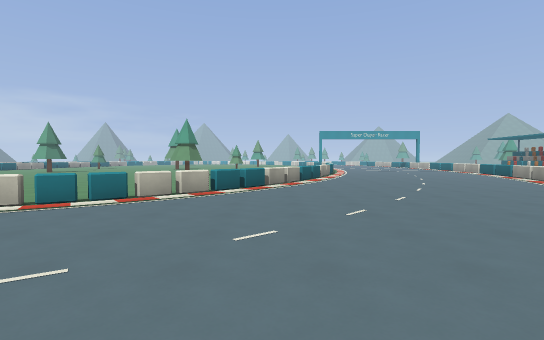
View 1 (above)

24 first-person views from a walk through a 3-D level made in the Godot game engine. The camera is 1.5 m above the floor, tilts 2° down and sees 85° across. The floor is counted in squares, 2 m on a side. Each view is taken from the middle of a square. On the plan, view 1 faces up. The plan holds only what a view shows up to about 10 squares ahead; the rest is blank. The place goes on beyond the plan.

View 2
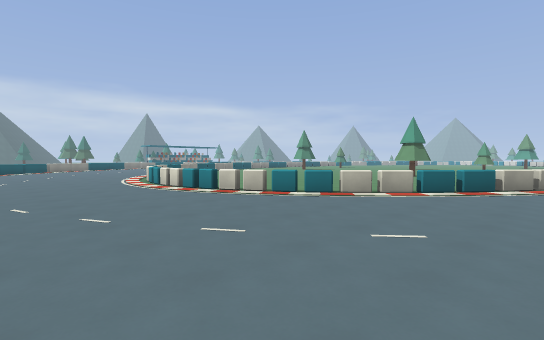

View 3
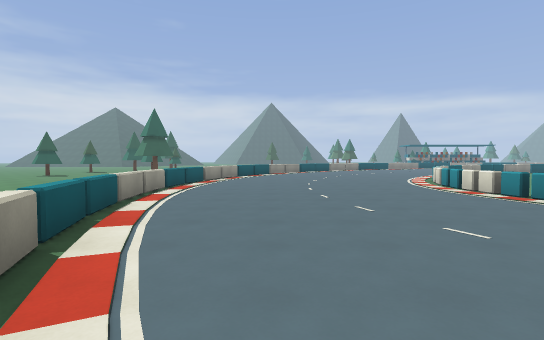

View 4
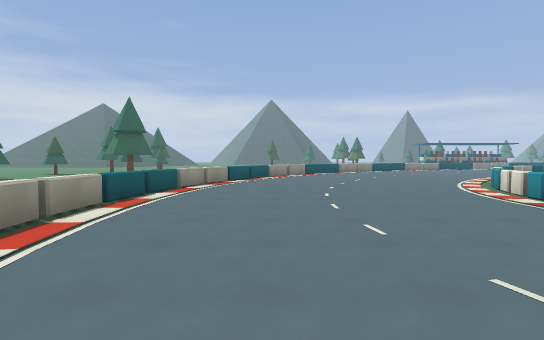

View 5
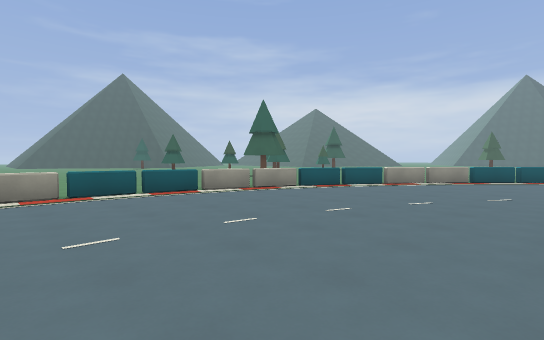

View 6
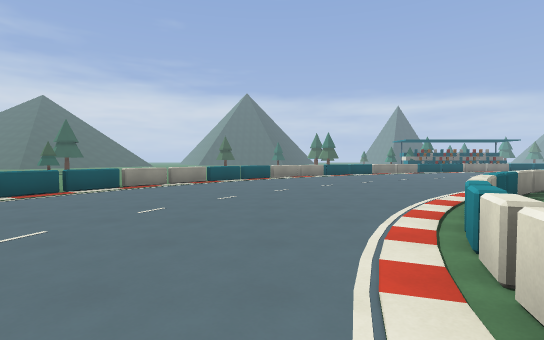

View 7
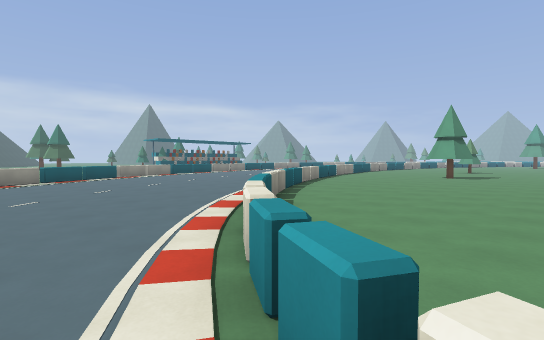

View 8
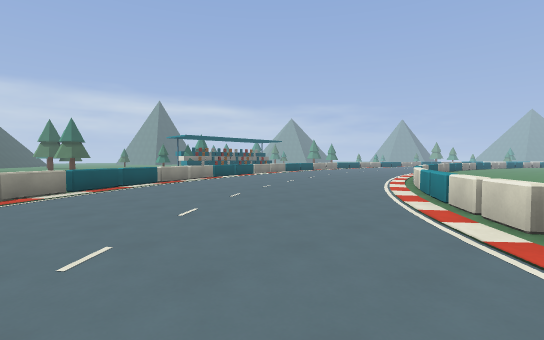

View 9
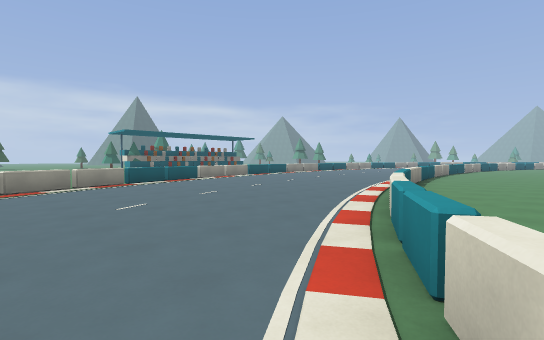

View 10
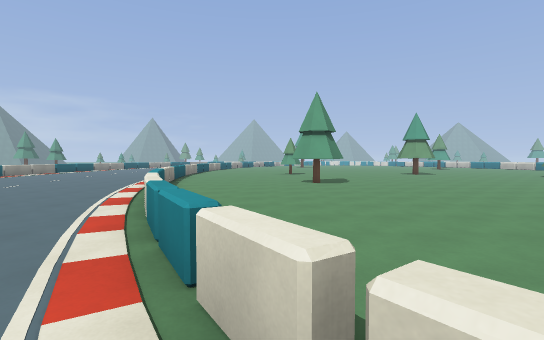

View 11
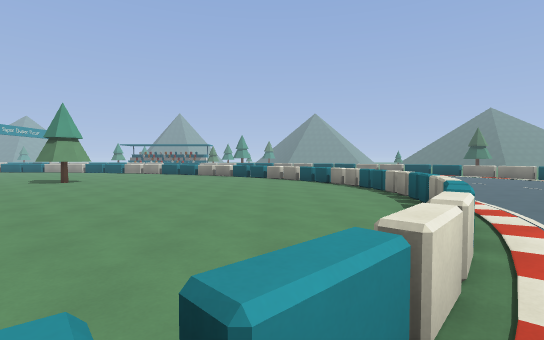

View 12
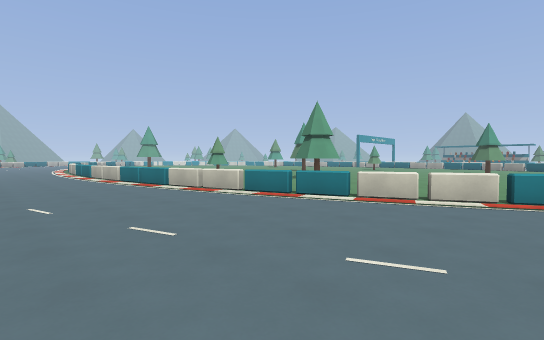

View 13
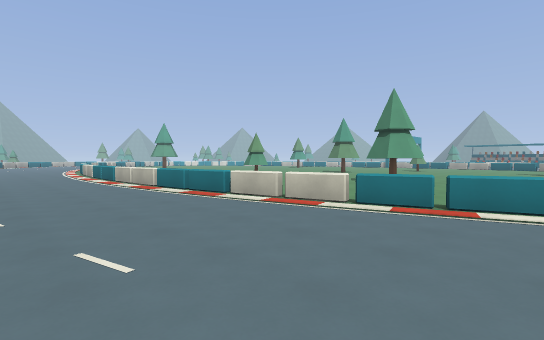

View 14
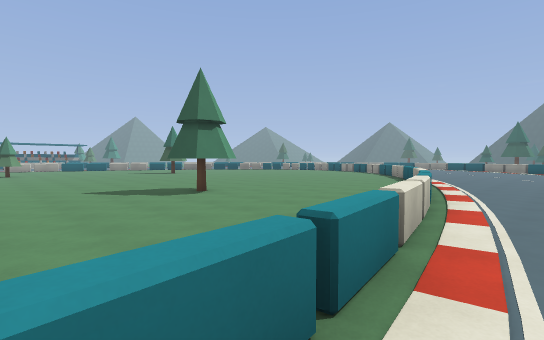

View 15
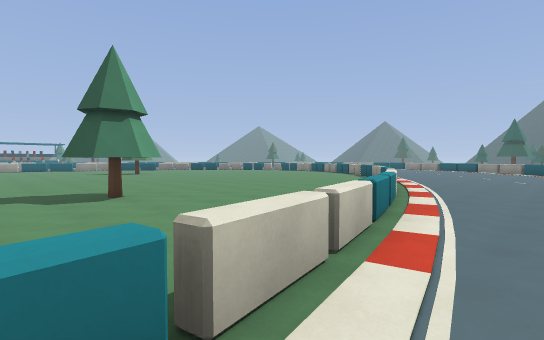

View 16
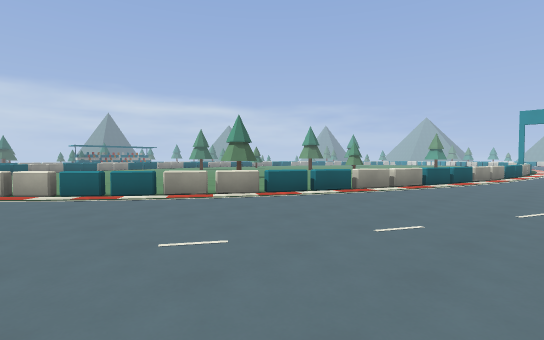

View 17
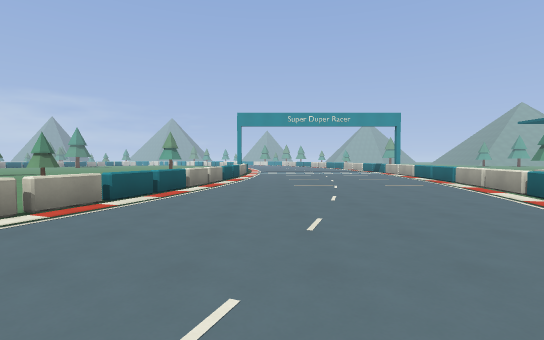

View 18
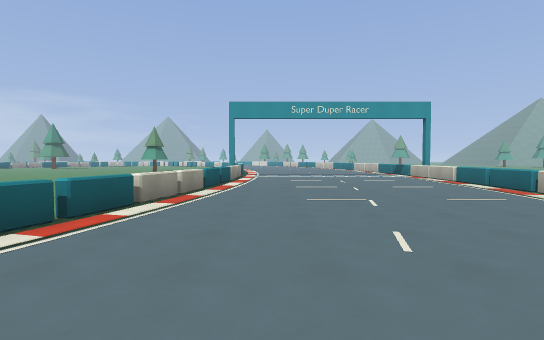

View 19
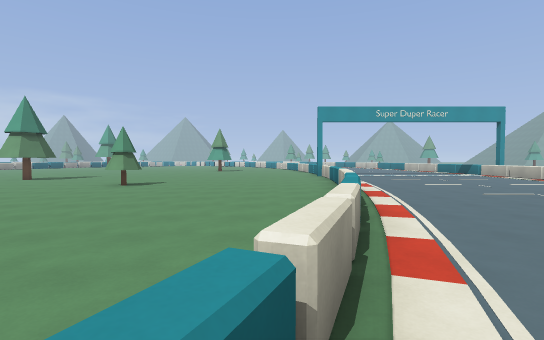

View 20
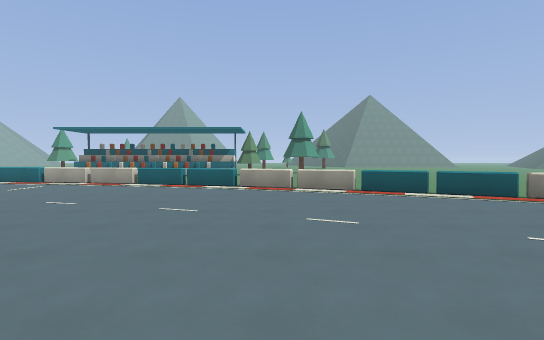

View 21
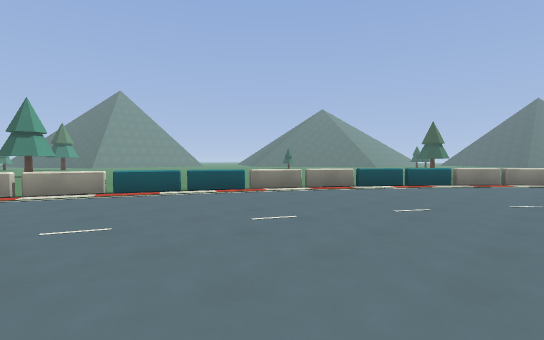

View 22
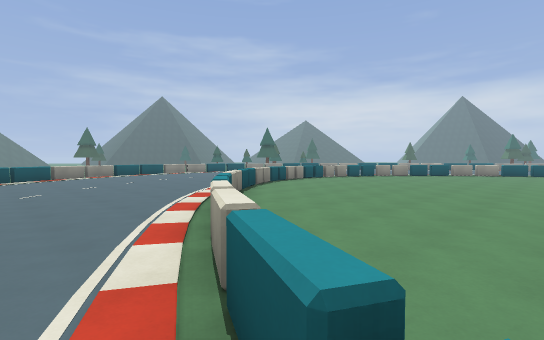

View 23
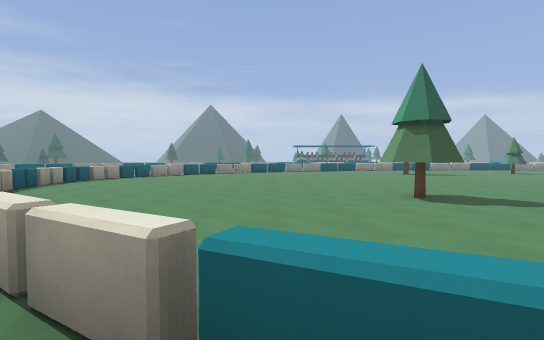

View 24
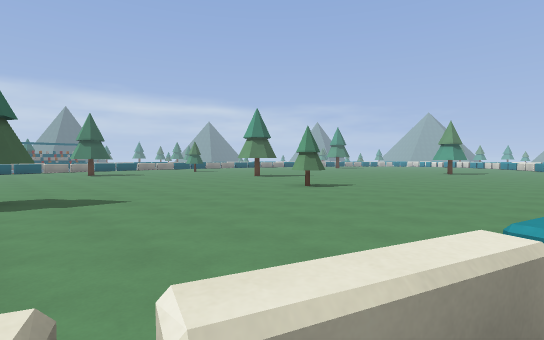

### Floor plan
Key: @ floor where view 1 was taken; # wall or solid block; . floor; = window, fence, low wall or low ledge; ^ raised ledge.
Columns run from 23 left of view 1 to 13 right of it. Each row starts with its distance up from view 1.
 23 ....=                      =........=
 22 ....= ........  ...........=........
 21 ....= .....................=.......^
 20 ....= ..........  .........=.......=
 19 ....=....# ................=.......=
 18 .....=...##...............=........^
 17 .....=...##...............=........^
 16 .....=....................=........
 15 .....=....................=.......=
 14 ......=............#.....=........=
 13 ......=..................=........=
 12 ......==................=........=
 11 .......=................=........=
 10 ........=..............=.........=
  9 ........=..............=........^.
  8 .........=............=.........=.
  7 =.........=..........=.........=
  6 =..........=........=..........=
  5 #=..........==....==..........=
  4  ==...........=^^=...........==
  3      ........................=
  2    =........................=
  1     =.................... .=
  0      =.................@. =
 -1       ==................=
 -2         =..............
 -3          ===........==
 -4             ===^^===

Where each view was taken, in squares from view 1:
view 1: 0 up, 0 right, facing up
view 2: 0 up, 1 right, facing up-left
view 3: 1 down, 0 right, facing left
view 4: 1 down, 3 left, facing left
view 5: 3 up, 7 left, facing down-left
view 6: 3 up, 8 left, facing left
view 7: 4 up, 10 left, facing up-left
view 8: 4 up, 14 left, facing up-left
view 9: 8 up, 15 left, facing up-left
view 10: 8 up, 15 left, facing up
view 11: 7 up, 14 left, facing right
view 12: 11 up, 23 left, facing up-right
view 13: 14 up, 23 left, facing up-right
view 14: 22 up, 20 left, facing down-right
view 15: 20 up, 20 left, facing down-right
view 16: 6 up, 6 right, facing up-left
view 17: 10 up, 6 right, facing up
view 18: 13 up, 6 right, facing up
view 19: 12 up, 2 right, facing up
view 20: 12 up, 2 right, facing right
view 21: 12 up, 2 right, facing down-right
view 22: 12 up, 2 right, facing down-left
view 23: 11 up, 2 right, facing left
view 24: 14 up, 3 right, facing up-left
